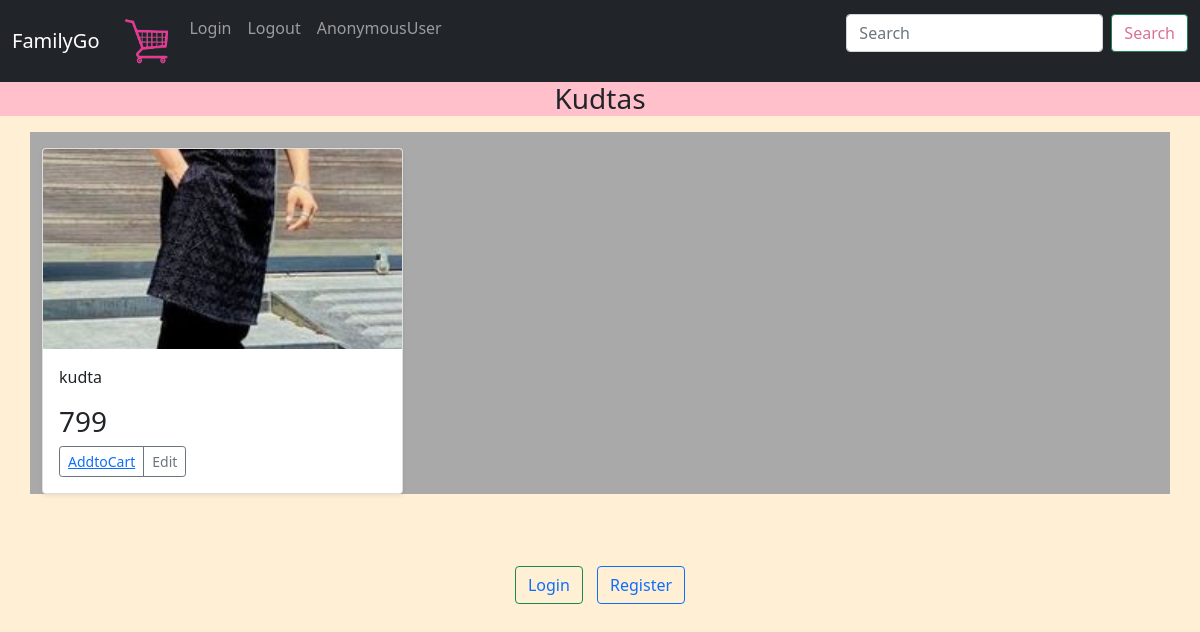
The page /kudta on the database its author committed.
### familygo/models.py (models this page shows)
class Kudta_product(models.Model):
    p_name=models.CharField(max_length=30)
    price=models.IntegerField()
    description=models.TextField(max_length=300)
    date=models.DateField(auto_now=True)
    category=models.ForeignKey(Kudta_category,on_delete=models.CASCADE)
    image = models.ImageField(upload_to='familygo/images')
    class Meta:
        db_table="Kudta_product"

### familygo/views.py (the view)
# urls.py: path('kudta',v.kudta_view),
def kudta_view(request):
    pl=Kudta_product.objects.all()
    context={"pl":pl}
    return render(request,'kudta.html',context)

### familygo/templates/kudta.html (shortened to what this page needs)
{%include 'navbar.html'%}
{%load static%}
<div style="text-align: center;background-color: pink;">
    <h3>Kudtas</h3>
  </div>
  <body style="background-color: papayawhip;">
      <div class="container" style="background-color: darkgray;">
        <div class="row row-cols-1 row-cols-sm-2 row-cols-md-3 g-3">
          {%for i in pl%}
          <div class="col">
            <div class="card shadow-sm">
              <img src="{{ i.image.url }}" alt="{{ i.k_name }}" class="bd-placeholder-img card-img-top"
                          style="width: 100%; height: 200px; object-fit: cover;">
              <div class="card-body">
                <p class="card-text">{{i.description}}</p>
                <h3>{{i.price}}</h3>
                <div class="d-flex justify-content-between align-items-center">
                  <div class="btn-group">
                    <button type="button" class="btn btn-sm btn-outline-secondary">
                      <a href="kudtacart/{{i.p_name}}">AddtoCart</a>
                    </button>
                    <button type="button" class="btn btn-sm btn-outline-secondary">Edit</button>
                  </div>
                </div>
              </div>
            </div>
          </div>
          {%endfor%}
            </div>
          </div>
  <br>
  <br>
  <br>
    <div style="text-align: center;">
      <td>
          <button class="btn btn-outline-success" type="submit">
              <a href="login" style="text-decoration: none;">Login</a>
          </button>
      </td>
      <td>
          <button class="btn btn-outline-primary" type="submit" style="margin-left: 10px;">
              <a href="register" style="text-decoration: none;">Register</a>
          </button>
      </td>
    </div>
    <br>
  </body>

### rows shown on the page
Kudta_product: image (picture), description "kudta", price "799"

### other values the page prints
{{ user }} "AnonymousUser"
